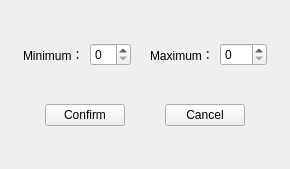
<?xml version="1.0" encoding="UTF-8"?>
<ui version="4.0">
 <class>Setting</class>
 <widget class="QWidget" name="Setting">
  <property name="geometry">
   <rect>
    <x>0</x>
    <y>0</y>
    <width>290</width>
    <height>169</height>
   </rect>
  </property>
  <property name="windowTitle">
   <string>Form</string>
  </property>
  <layout class="QVBoxLayout" name="verticalLayout">
   <item>
    <layout class="QHBoxLayout" name="horizontalLayout">
     <item>
      <spacer name="horizontalSpacer_5">
       <property name="orientation">
        <enum>Qt::Horizontal</enum>
       </property>
       <property name="sizeHint" stdset="0">
        <size>
         <width>40</width>
         <height>20</height>
        </size>
       </property>
      </spacer>
     </item>
     <item>
      <widget class="QLabel" name="labelL">
       <property name="text">
        <string>Minimum：</string>
       </property>
      </widget>
     </item>
     <item>
      <widget class="QSpinBox" name="spinBoxL"/>
     </item>
     <item>
      <spacer name="horizontalSpacer_4">
       <property name="orientation">
        <enum>Qt::Horizontal</enum>
       </property>
       <property name="sizeHint" stdset="0">
        <size>
         <width>40</width>
         <height>20</height>
        </size>
       </property>
      </spacer>
     </item>
     <item>
      <widget class="QLabel" name="labelH">
       <property name="text">
        <string>Maximum：</string>
       </property>
      </widget>
     </item>
     <item>
      <widget class="QSpinBox" name="spinBoxH">
       <property name="maximum">
        <number>500</number>
       </property>
      </widget>
     </item>
     <item>
      <spacer name="horizontalSpacer_6">
       <property name="orientation">
        <enum>Qt::Horizontal</enum>
       </property>
       <property name="sizeHint" stdset="0">
        <size>
         <width>40</width>
         <height>20</height>
        </size>
       </property>
      </spacer>
     </item>
    </layout>
   </item>
   <item>
    <layout class="QHBoxLayout" name="horizontalLayout_2">
     <item>
      <spacer name="horizontalSpacer_2">
       <property name="orientation">
        <enum>Qt::Horizontal</enum>
       </property>
       <property name="sizeHint" stdset="0">
        <size>
         <width>40</width>
         <height>20</height>
        </size>
       </property>
      </spacer>
     </item>
     <item>
      <widget class="QPushButton" name="buttonSettingConfirm">
       <property name="text">
        <string>Confirm</string>
       </property>
      </widget>
     </item>
     <item>
      <spacer name="horizontalSpacer">
       <property name="orientation">
        <enum>Qt::Horizontal</enum>
       </property>
       <property name="sizeHint" stdset="0">
        <size>
         <width>40</width>
         <height>20</height>
        </size>
       </property>
      </spacer>
     </item>
     <item>
      <widget class="QPushButton" name="buttonSettingCancel">
       <property name="text">
        <string>Cancel</string>
       </property>
      </widget>
     </item>
     <item>
      <spacer name="horizontalSpacer_3">
       <property name="orientation">
        <enum>Qt::Horizontal</enum>
       </property>
       <property name="sizeHint" stdset="0">
        <size>
         <width>40</width>
         <height>20</height>
        </size>
       </property>
      </spacer>
     </item>
    </layout>
   </item>
  </layout>
 </widget>
 <resources/>
 <connections/>
</ui>
